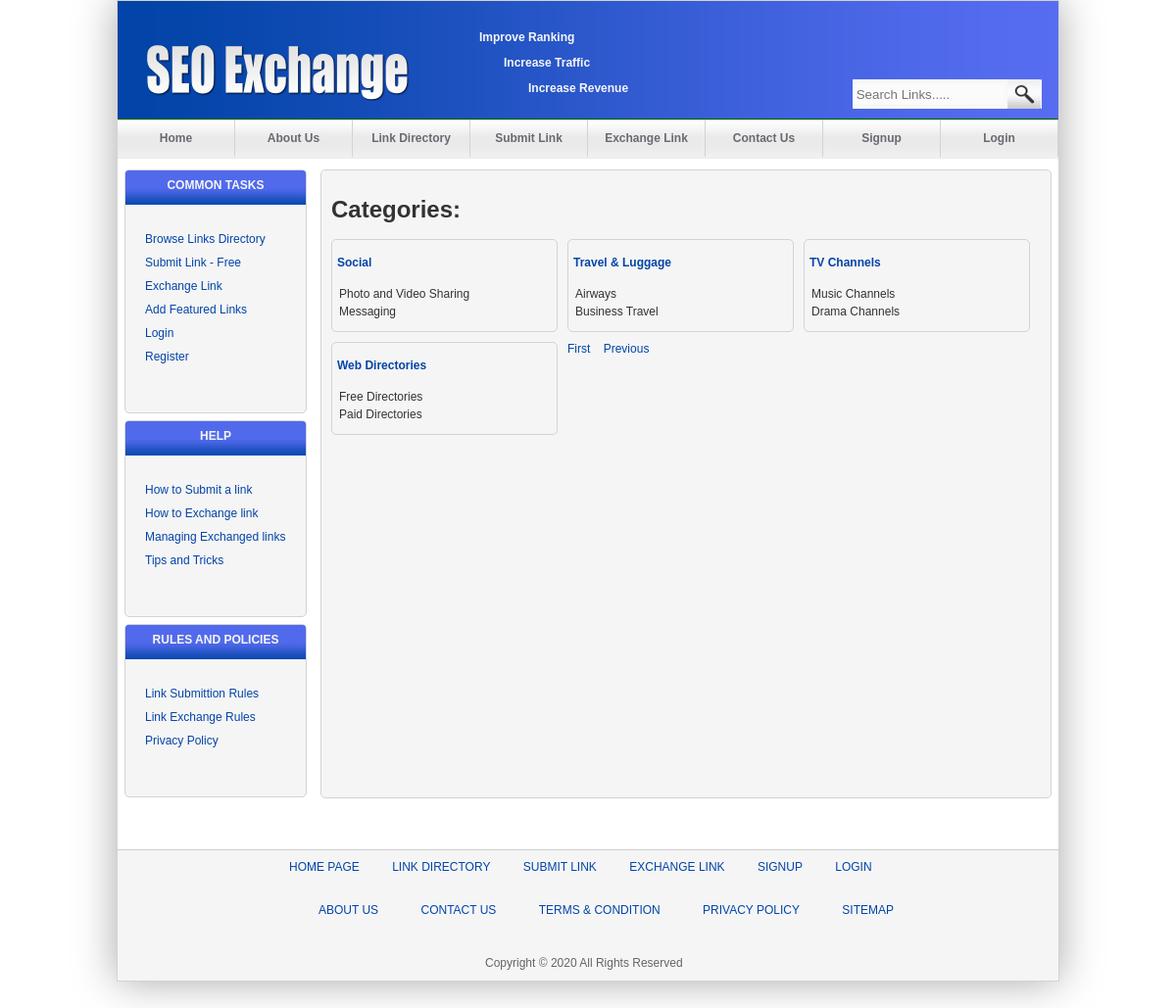
Screenshot of /LinkDirectory.php?pageNum_RecordsetCategories=1&totalRows_RecordsetCategories=19 with the database file from the repository.
### tables this page shows
CREATE TABLE IF NOT EXISTS `subcategory` (
  `id` int(11) NOT NULL AUTO_INCREMENT,
  `Name` varchar(30) NOT NULL,
  PRIMARY KEY (`id`)
);

### LinkDirectory.php (the view, shortened to what this page needs)
<?php require_once('Connections/seoExchangeDbConnection.php'); ?>
<?php
if (!function_exists("GetSQLValueString")) {
function GetSQLValueString($theValue, $theType, $theDefinedValue = "", $theNotDefinedValue = "")
{
  $theValue = function_exists("mysql_real_escape_string") ? mysql_real_escape_string($theValue) : mysql_escape_string($theValue);
  switch ($theType) {
    case "text":
      $theValue = ($theValue != "") ? "'" . $theValue . "'" : "NULL";
      break;
  }
  return $theValue;
}
}
$currentPage = $_SERVER["PHP_SELF"];
$maxRows_RecordsetCategories = 15;
$pageNum_RecordsetCategories = 0;
if (isset($_GET['pageNum_RecordsetCategories'])) {
  $pageNum_RecordsetCategories = $_GET['pageNum_RecordsetCategories'];
}
$startRow_RecordsetCategories = $pageNum_RecordsetCategories * $maxRows_RecordsetCategories;
$query_RecordsetCategories = "SELECT DISTINCT category.name FROM category ORDER BY category.name";
$query_limit_RecordsetCategories = sprintf("%s LIMIT %d, %d", $query_RecordsetCategories, $startRow_RecordsetCategories, $maxRows_RecordsetCategories);
$RecordsetCategories = mysql_query($query_limit_RecordsetCategories, $seoExchangeDbConnection) or die(mysql_error());
$row_RecordsetCategories = mysql_fetch_assoc($RecordsetCategories);
if (isset($_GET['totalRows_RecordsetCategories'])) {
  $totalRows_RecordsetCategories = $_GET['totalRows_RecordsetCategories'];
} else {
  $all_RecordsetCategories = mysql_query($query_RecordsetCategories);
  $totalRows_RecordsetCategories = mysql_num_rows($all_RecordsetCategories);
}
$totalPages_RecordsetCategories = ceil($totalRows_RecordsetCategories/$maxRows_RecordsetCategories)-1;
$queryString_RecordsetCategories = "";
$queryString_RecordsetCategories = sprintf("&totalRows_RecordsetCategories=%d%s", $totalRows_RecordsetCategories, $queryString_RecordsetCategories);
?>
<!DOCTYPE html PUBLIC "-//W3C//DTD XHTML 1.0 Transitional//EN" "http://www.w3.org/TR/xhtml1/DTD/xhtml1-transitional.dtd">
<html xmlns="http://www.w3.org/1999/xhtml">
<head>
<link href="Styles/main.css" rel="stylesheet" type="text/css" />
<link href="SpryAssets/SpryMenuBarHorizontal.css" rel="stylesheet" type="text/css" />
</head>
<body>
<div id="HeaderText">
  <p>Improve Ranking</p>
  <p style="text-indent:25px">Increase Traffic</p>
  <p style="text-indent:50px">Increase Revenue</p>
</div>
<div id="container">
  <div id="header">
    <div id="logo"> <a href="index.php"><img src="images/Logo SEO Exchange.png" width="268" height="58" alt="seo Exchange Logo" longdesc="index.php" border="none;"/></a></div>
    <div id="navbar">
      <ul id="MenuBar1" class="MenuBarHorizontal">
        <li><a href="index.php">Home</a></li>
        <li><a href="AboutUs.php">About Us</a></li>
        <li><a href="LinkDirectory.php">Link Directory</a></li>
        <li><a href="SubmitLink.php">Submit Link</a></li>
        <li><a href="ExchangeLink.php">Exchange Link</a></li>
        <li><a href="ContactUs.php">Contact Us</a></li>
        <li><a href="Signup.php">Signup</a></li>
        <li><a href="login.php">Login</a></li>
      </ul>
    </div>
    <div id="searchbar">
      <form id="Searchform" name="Searchform" method="get" action="Search.php">
        <input name="searchField" type="text" id="searchField" placeholder=" Search Links....." />
        <input type="submit" name="searchButton" id="searchButton" value="  " />
      </form>
    </div>
  </div>
  <div id="main">
    <div id="sidebar">
      <div class="panel">
        <div class="panelHeading">Common Tasks</div>
        <div class="panelBody">
          <ul>
            <a href="/LinkDirectory.php">
            <li>Browse Links Directory</li>
            </a> <a href="/SubmitLink.php">
            <li>Submit Link - Free</li>
            </a> <a href="/ExchangeLink.php">
            <li>Exchange Link</li>
            </a> <a href="/AddFeatured.php">
            <li>Add Featured Links</li>
            </a> <a href="/login.php">
            <li>Login</li>
            </a> <a href="/Signup.php">
            <li>Register</li>
            </a>
          </ul>
        </div>
      </div>
      <div class="panel">
        <div class="panelHeading">Help</div>
        <div class="panelBody">
          <ul>
            <a href="/HowToSubmitLink.php">
            <li>How to Submit a link</li>
            </a> <a href="/HowToExchange.php">
            <li>How to Exchange link</li>
            </a> <a href="/HowToManage.php">
            <li>Managing Exchanged links</li>
            </a> <a href="/Tips.php">
            <li>Tips and Tricks</li>
            </a>
          </ul>
        </div>
      </div>
      <div class="panel">
        <div class="panelHeading">Rules and policies</div>
        <div class="panelBody">
          <ul>
            <a href="/LinkSubmitRules.php">
            <li>Link Submittion Rules</li>
            </a> <a href="/LinkExchangeRules.php">
            <li>Link Exchange Rules</li>
            </a> <a href="/Privacy.php">
            <li>Privacy Policy</li>
            </a>
          </ul>
        </div>
      </div>
    </div>
    <div id="content">
      <div class="panel">
        <div class="panelBody" style="height:600px">
          <h1>Categories: </h1>
          <ul>
            <?php do { ?>
              <li>
                <h4> <a href="subCategories.php<?php echo "?catname=".urlencode($row_RecordsetCategories['name']);?>"><?php echo $row_RecordsetCategories['name']; ?></a> </h4>
                <?php mysql_select_db($database_seoExchangeDbConnection, $seoExchangeDbConnection);
		$query_RecordsetSubCategories=sprintf("SELECT subcategory.Name FROM subcategory INNER JOIN category ON subcategory.id=category.subcategory
WHERE category.name =%s LIMIT 2",GetSQLValueString($row_RecordsetCategories['name'], "text"));
	$RecordsetSubCategories = mysql_query($query_RecordsetSubCategories, $seoExchangeDbConnection) or die(mysql_error());
	$row_RecordsetSubCategories = mysql_fetch_assoc($RecordsetSubCategories);
	do{ echo "<table>
  	<tr><td>".$row_RecordsetSubCategories['Name']."</td>
  	</tr>
	</table>";
		}while ($row_RecordsetSubCategories = mysql_fetch_assoc($RecordsetSubCategories));
?>
            </li>
            <?php } while ($row_RecordsetCategories = mysql_fetch_assoc($RecordsetCategories)); ?>
          </ul>
          <p>
            <?php if ($totalRows_RecordsetCategories > 0) {  ?>
              <?php if ($pageNum_RecordsetCategories > 0) {  ?>
                <span style="width:40px"> <a href="<?php printf("%s?pageNum_RecordsetCategories=%d%s", $currentPage, 0, $queryString_RecordsetCategories); ?>">First&nbsp;</a></span>
                <?php }  ?>
              <?php }  ?>
            <a href="<?php printf("%s?pageNum_RecordsetCategories=%d%s", $currentPage, max(0, $pageNum_RecordsetCategories - 1), $queryString_RecordsetCategories); ?>">&nbsp;
            <?php if ($totalRows_RecordsetCategories > 0) {  ?>
              <?php if ($pageNum_RecordsetCategories > 0) {  ?>
                Previous
                <?php }  ?>
              <?php }  ?>
            &nbsp;&nbsp;&nbsp;</a> <a href="<?php printf("%s?pageNum_RecordsetCategories=%d%s", $currentPage, min($totalPages_RecordsetCategories, $pageNum_RecordsetCategories + 1), $queryString_RecordsetCategories); ?>">&nbsp;&nbsp;&nbsp;
            &nbsp;</a> <a href="<?php printf("%s?pageNum_RecordsetCategories=%d%s", $currentPage, $totalPages_RecordsetCategories, $queryString_RecordsetCategories); ?>">&nbsp;
            </a>
          </p>
        </div>
      </div>
    </div>
  </div>
  <div id="footer">
    <div id="footnav">
      <ul>
        <a href="index.php">
        <li>Home Page</li>
        </a> <a href="LinkDirectory.php">
        <li>link directory</li>
        </a> <a href="SubmitLink.php">
        <li>submit link</li>
        </a> <a href="ExchangeLink.php">
        <li>exchange link</li>
        </a> <a href="Signup.php">
        <li>signup</li>
        </a> <a href="login.php">
        <li>Login</li>
        </a>
      </ul>
    </div>
    <div id="footcontent">
      <ul>
        <a href="AboutUs.php">
        <li>About Us</li>
        </a> <a href="ContactUs.php">
        <li>Contact Us</li>
        </a> <a href="TermConditions.php">
        <li>Terms & Condition</li>
        </a> <a href="Privacy.php">
        <li>Privacy Policy</li>
        </a> <a href="index.php">
        <li>Sitemap</li>
        </a>
      </ul>
    </div>
    <div id="copyright">
      Copyright &copy; <?php echo date('Y');?> All Rights Reserved </div>
  </div>
</div>
</body>
</html>

### Styles/main.css (style rules this page uses)
body,td,th { font-family: Arial, Helvetica, sans-serif; font-size: 12px; color: #333; margin: 0px; padding: 0px; }
body { background-color: #FFF; margin-top: 0px; margin-bottom: 30px; }
a:link { color: #0344a8; text-decoration: none; }
h1 { color: #333; }
#container { height: 1000px; width: 960px; margin: auto; border: solid 1px lightgray; box-shadow: 0px 0px 40px darkGray; }
#logo { height: 58px; width: 268px; margin-top: 45px; margin-right: 30px; margin-bottom: 30px; margin-left: 30px; position: absolute; }
#header { background-color: #060; height: 160px; width: 960px; background-image: url(../images/bannerbg.png); background-repeat: no-repeat; position: relative; margin-top: 0px; }
#HeaderText { position:absolute; left:439px; top:19px; width:192px; height:85px; z-index:1; font-size: 12px; font-weight: bold; color: #F6F6F6; margin-left: 50px; font-family: Verdana, Geneva, sans-serif; }
#searchbar { background-color: #E6E6E6; height: 30px; width: 190px; margin-bottom: 10px; margin-right: 10px; position: absolute; top: 80px; margin-left: 750px; }
#navbar { height: 40px; width: 960px; text-align: center; background-image:url(../images/bgNavbar.png); background-repeat: repeat-x; position: relative; padding: 0px; top: 121px; }
#Searchform { background-color: #F8F8F8; font-family: Arial, Helvetica, sans-serif; height: 30px; width: 193px; border-right-width: 0px; border-bottom-left-radius: 3px; }
#searchField { background-color: #FBFBFB; font-family: Arial, Helvetica, sans-serif; height: 20px; width: 155px; margin: 0px; padding: 0px; border-top-style: none; border-right-style: none; border-bottom-style: none; border-left-style: none; color: #333; }
#searchButton { background-image: url(../images/searchlogo.png); height: 30px; width: 34px; border-top-style: none; border-right-style: none; border-bottom-style: none; border-left-style: none; cursor: pointer; }
#sidebar { float: left; height: 600px; width: 200px; position: relative; }
#main { height: 660px; width: 960px; margin-top: 5px; }
.panel { background-color: whiteSmoke; position: relative; height: auto; border: solid 1px lightgray; border-radius: 5px; margin: 7px; width: auto; padding-bottom: 20px; }
#footer { background-color: whiteSmoke; height: 133px; width: 960px; float: right; border-top: 1px solid #CCC; }
#footnav ul { margin-top: 10px; margin-right: 125px; margin-bottom: 10px; margin-left: 125px; }
#footcontent ul { margin-top: 10 .px; margin-right: 145px; margin-bottom: 10px; margin-left: 145px; margin-top: 30px; }
#copyright { font-family: Arial, Helvetica, sans-serif; color: #656565; padding-right: 375px; padding-left: 375px; margin-top: 40px; }
#content .panel .panelBody { width: auto; height: auto; padding: 10px; }
#footnav ul li { display: inline; margin-right: 15px; margin-bottom: 5px; margin-left: 5px; padding: 5px; font-family: Tahoma, Geneva, sans-serif; text-transform: uppercase; color: #0344a8; }
#footcontent ul li { display: inline; margin-right: 15px; margin-bottom: 5px; margin-left: 15px; padding: 5px; font-family: Tahoma, Geneva, sans-serif; text-transform: uppercase; color: #0344a8; }
#content { width: 760px; float: right; height: 701px; }
.panelHeading { font-family: Tahoma, Geneva, sans-serif; background-image: url(../images/bgPanelHeading.png); background-repeat: repeat-x; height: 35px; position: relative; border-top-left-radius: 3px; border-top-right-radius: 3px; font-weight: bold; text-transform: uppercase; color: #f5f5f5; text-align: center; padding-top: 8px; }
.panelBody { padding: 10px; }
.panelBody ul li { font-family: Tahoma, Geneva, sans-serif; color: #0344a8; list-style-type: none; font-weight: normal; padding-bottom: 10px; }
.panelBody ul { margin: 10px; padding: 0px; }
h4 { font-family: Tahoma, Geneva, sans-serif; color: #0344a8; font-weight: bold; }

### SpryAssets/SpryMenuBarHorizontal.css (style rules this page uses)
ul.MenuBarHorizontal { margin: 0; padding: 0; list-style-type: none; font-size: 100%; cursor: default; width: auto; }
ul.MenuBarHorizontal li { margin: 0; padding: 0; list-style-type: none; font-size: 100%; position: relative; text-align: center; cursor: pointer; float: left; width: 120px; }
ul.MenuBarHorizontal a { display: block; cursor: pointer; color: #696a72; text-decoration: none; font-weight: bold; padding-top: 12px; padding-right: 0.75em; padding-bottom: 12px; padding-left: 0.75em; border-right-width: 1px; border-right-style: solid; border-right-color: lightgray; }

### rows the page displays
subcategory: Name "Photo and Video Sharing"
subcategory: Name "Messaging"
subcategory: Name "Airways"
subcategory: Name "Business Travel"
subcategory: Name "Music Channels"
subcategory: Name "Drama Channels"
subcategory: Name "Free Directories"
subcategory: Name "Paid Directories"

### other values shown
$row_RecordsetCategories['name'] "Social"
$row_RecordsetCategories['name'] "Travel & Luggage"
$row_RecordsetCategories['name'] "TV Channels"
$row_RecordsetCategories['name'] "Web Directories"
